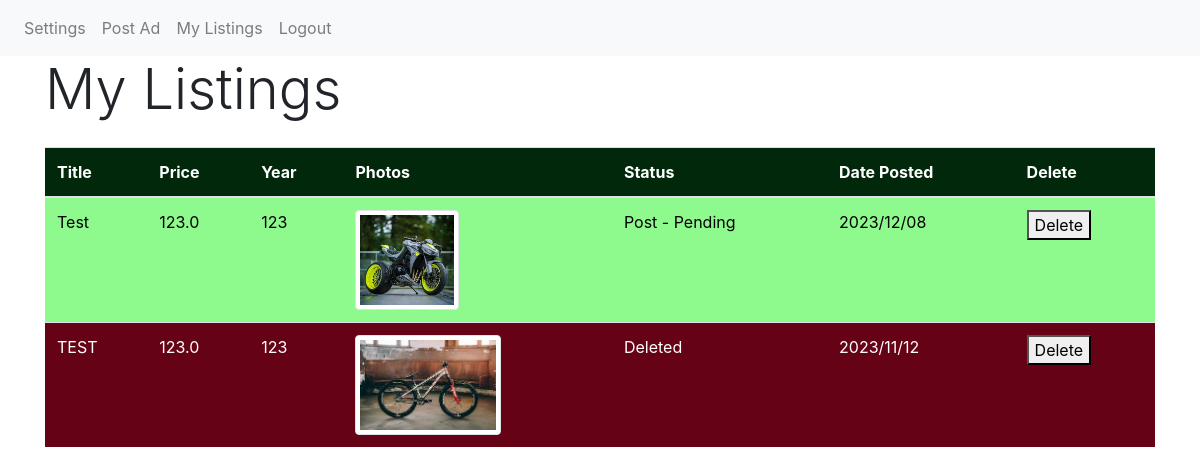
The page /listings (signed in) on the database its author committed.
### tables this page shows
CREATE TABLE bike_part
                (id INTEGER PRIMARY KEY AUTOINCREMENT,
                user_id INTEGER NOT NULL,
                title TEXT NOT NULL,
                price REAL NOT NULL,
                photo_filenames TEXT,
                year INTEGER,
                material TEXT,
                frame_size TEXT,
                wheel_size TEXT,
                fork_travel TEXT,
                rear_travel TEXT,
                seatpost_diameter TEXT,
                seatpost_travel TEXT,
                shock_eye_to_eye TEXT,
                shock_stroke TEXT,
                shock_spring_rate TEXT,
                front_axle TEXT,
                rear_axle TEXT,
                condition TEXT NOT NULL,
                description TEXT NOT NULL,
                fb_link TEXT,
                craigslist_link TEXT,
                kijiji_link TEXT,
                ebay_link TEXT,
                pinkbike_link TEXT,
                karrot_link TEXT,
                status TEXT,
                date_posted TEXT,
                table_type TEXT NOT NULL,
                FOREIGN KEY (user_id) REFERENCES customers(id));

### app.py (the view)
@app.route('/listings', methods=['GET', 'POST'])
def listings():
    if 'user_id' not in session:
        return redirect(url_for('login'))
    conn = sqlite3.connect('database.db')
    c = conn.cursor()
    c.execute("SELECT bikes.id, bikes.date_posted, bikes.status, bikes.photo_filenames, bikes.table_type, customers.username, bikes.title, bikes.price, bikes.year, bikes.bicycle_type, bikes.frame_material, bikes.frame_size, bikes.wheel_size, bikes.fork_travel, bikes.rear_travel, bikes.condition, bikes.description FROM bikes INNER JOIN customers ON bikes.user_id=customers.id WHERE bikes.user_id=?", (session['user_id'],))
    bike_result = c.fetchall()
    c.execute('SELECT bike_part.id, bike_part.date_posted , bike_part.status, bike_part.photo_filenames, bike_part.table_type, customers.username, bike_part.title, bike_part.price, bike_part.year FROM bike_part INNER JOIN customers ON bike_part.user_id=customers.id WHERE bike_part.user_id=?', (session['user_id'],))
    part_result = c.fetchall()
    conn.close()
    temp_result = bike_result + part_result
    sorted_result = sorted(temp_result, key=lambda x: x[1], reverse=True)
    print(sorted_result)
    if not bike_result and not part_result:
        print("No postings found in the database")
    try:
        filePreFix = 'images/' + sorted_result[0][5]
    except Exception as e:
        print(e)
        filePreFix = 'images/'
    return render_template('listings.html', result=sorted_result, filePrefix=filePreFix)

### templates/listings.html
{% extends 'base.html' %}
{% block content %}
    <h1 class="display-4 mb-4">My Listings</h1>
    <div class="table-responsive">
        <table class="table table-striped">
            <thead>
                <tr>
                    <th>Title</th>
                    <th>Price</th>
                    <th>Year</th>
                    <th>Photos</th>
                    <th>Status</th>
                    <th>Date Posted</th>
                    <th>Delete</th>
                </tr>
            </thead>
            <tbody>
            {% for row in result %}
            {% if row[2] == 'Post - Pending' %}
                <tr style="background-color: rgb(142, 250, 142); color:black;">
            {% elif row[2] == 'Delete - Pending' %}
                <tr style="background-color: rgb(242, 118, 118); color:black;">
            {% elif row[2] == 'Posted' %}
                <tr style="background-color: rgb(2, 87, 31); color:white;">
            {% elif row[2] == 'Deleted' %}
                <tr style="background-color: rgb(102, 2, 22); color:white;">
            {% else %}
                <tr style="background-color: rgb(52, 51, 59); color:white;">
            {% endif %}
                    <td onclick="window.location.href='/listing/{{ row[4] }}/{{ row[0] }}'">{{ row[6] }}</td>
                    <td onclick="window.location.href='/listing/{{ row[4] }}/{{ row[0] }}'">{{ row[7] }}</td>
                    <td onclick="window.location.href='/listing/{{ row[4] }}/{{ row[0] }}'">{{ row[8] }}</td>
                    <td onclick="window.location.href='/listing/{{ row[4] }}/{{ row[0] }}'">
                        {% if row[3] %}
                            {% set filenameConcat = filePrefix + '/'+ row[4]|string +'/'+row[0]|string + '/'+row[3].split(',')[0] %}
                            <img style="max-height: 100px;" src="{{ url_for('static', filename=filenameConcat) }}" alt="Photo {{ loop.index }}" class="img-thumbnail">
                        {% else %}
                            No photos available.
                        {% endif %}
                    </td>
                    <td onclick="window.location.href='/listing/{{ row[4] }}/{{ row[0] }}'">{{ row[2] }}</td>
                    <td>{{ row[1] }}</td>
                    {% if row[2] != 'Delete - Pending' and row[2] != 'Deleted' %}
                        <td> <button onclick="confirmDelete('{{ row[6] }}', '{{ row[4] }}', '{{ row[0] }}')">Delete</button> </td>
                    {% else %}
                        <td> <button onclick="alert('This listing has been or is currently being deleted')">Delete</button> </td>
                    {% endif %}
                    </tr>
            {% endfor %}
            </tbody>
            </table>
            </div>
            {% endblock %}

### templates/base.html (shortened to what this page needs)
<!DOCTYPE html>
<html>
<head>
    <link rel="stylesheet" type="text/css" href="/static/css/style.css">
    <link rel="stylesheet" href="https://stackpath.bootstrapcdn.com/bootstrap/4.5.2/css/bootstrap.min.css">
</head>
<body>
    <nav class="navbar navbar-expand-lg navbar-light bg-light">
        <div class="collapse navbar-collapse" id="navbarNav">
            <ul class="navbar-nav">
                {% if 'user_id' in session %}
                <li class="nav-item">
                    <a class="nav-link" href="{{ url_for('settings') }}">Settings</a>
                </li>
                <li class="nav-item">
                    <a class="nav-link" href="{{ url_for('poster') }}">Post Ad</a>
                </li>
                <li class="nav-item">
                    <a class="nav-link" href="{{ url_for('listings') }}">My Listings</a>
                </li>
                <li class="nav-item">
                    <a class="nav-link" href="{{ url_for('logout') }}">Logout</a>
                </li>
                {% endif %}
            </ul>
        </div>
    </nav>
    <main class="container">
        {% block content %}{% endblock %}
    </main>
</body>
</html>

### static/css/style.css (style rules this page uses)
body { background-color: #f8f9fa; }
.navbar { background-color: #28a745; }
.navbar-brand, .navbar-nav .nav-link { color: #fff; }
.table thead th { background-color: #02280b; color: #fff; }

### rows shown on the page
bike_part: title "Test", price "123.0", year "123", shows a picture, status "Post - Pending", date_posted "2023/12/08"
bike_part: title "TEST", price "123.0", year "123", shows a picture, status "Deleted", date_posted "2023/11/12"
